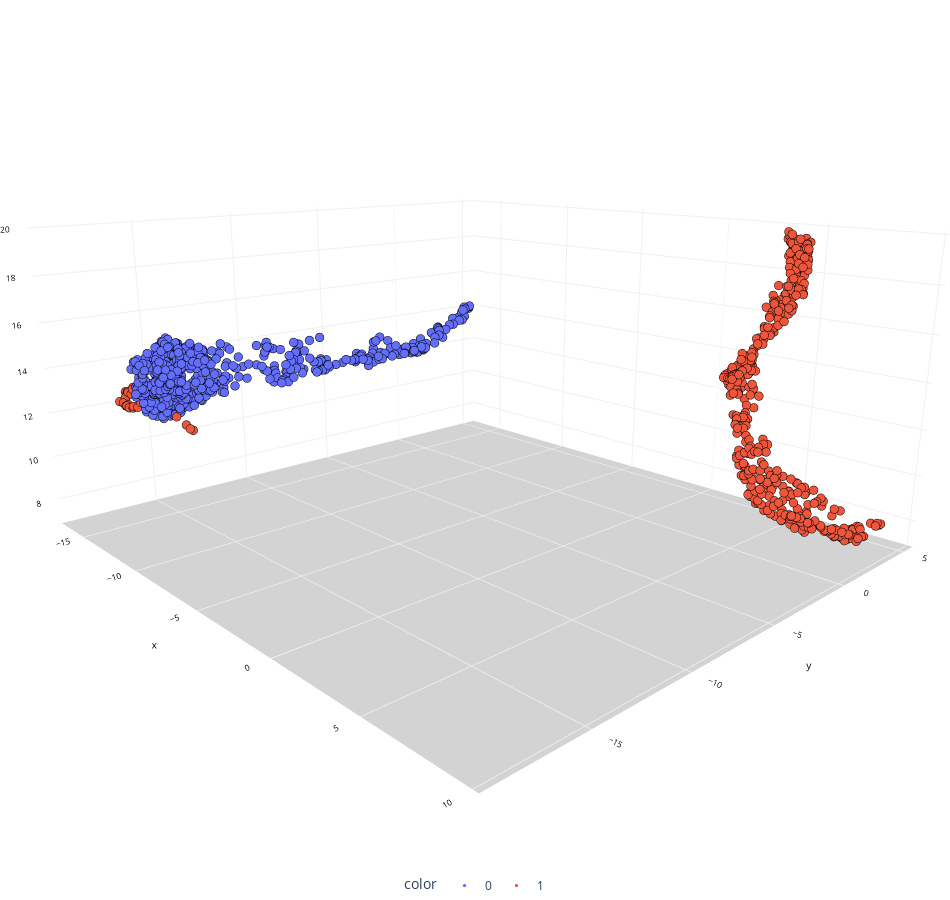
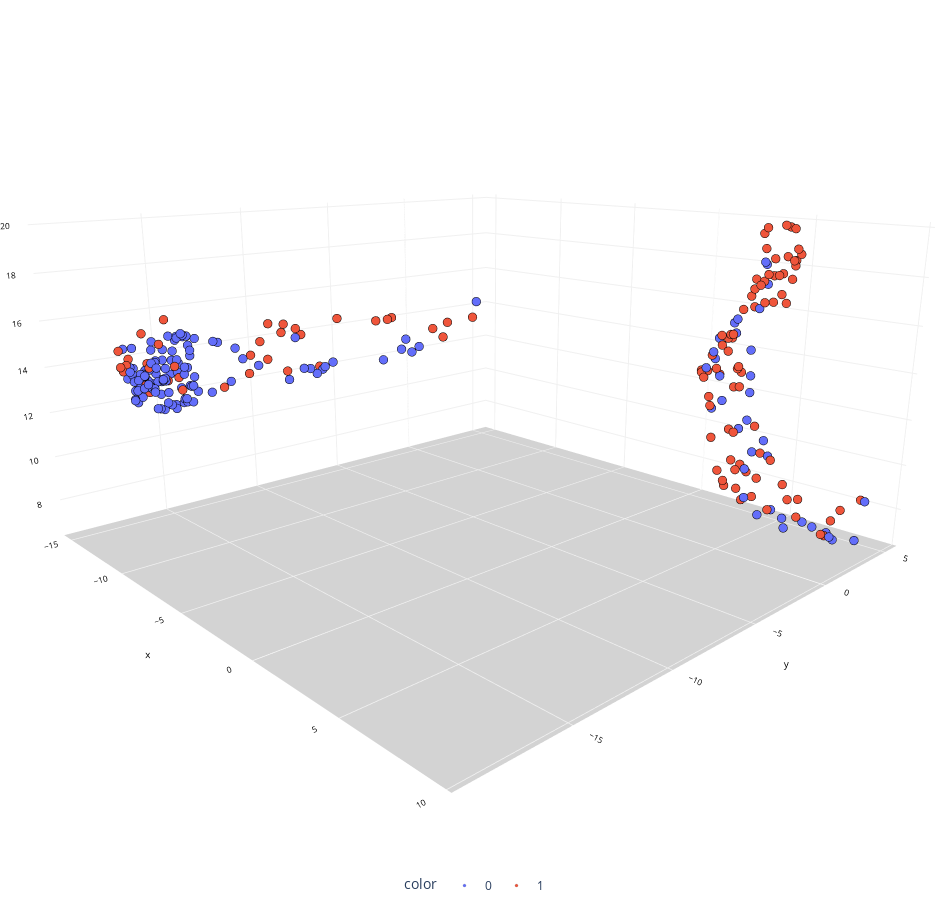

Notebook code cell kept with these figures, in order:
### Markdown cell above
### Plot 3d Reduction

### Code cell
chart(clinical_X_train_reduced_3d, clinical_y_train.values)
chart(clinical_X_test_reduced_3d, clinical_y_test.values)

### Figure 1 — Plotly figure (JSON) as saved in the notebook; plotly's stock layout.template omitted (floating-point values rounded to 4 significant figures; data arrays with more than 128 entries replaced by an {"elided": "..."} marker saying what was removed)
{"data": [{"hovertemplate": "color=0<br>x=%{x}<br>y=%{y}<br>z=%{z}<extra></extra>", "legendgroup": "0", "marker": {"color": "#636efa", "line": {"color": "black", "width": 0.1}, "size": 3, "symbol": "circle"}, "mode": "markers", "name": "0", "scene": "scene", "showlegend": true, "type": "scatter3d", "x": {"elided": "593 float values"}, "y": {"elided": "593 float values"}, "z": {"elided": "593 float values"}}, {"hovertemplate": "color=1<br>x=%{x}<br>y=%{y}<br>z=%{z}<extra></extra>", "legendgroup": "1", "marker": {"color": "#EF553B", "line": {"color": "black", "width": 0.1}, "size": 3, "symbol": "circle"}, "mode": "markers", "name": "1", "scene": "scene", "showlegend": true, "type": "scatter3d", "x": {"elided": "454 float values"}, "y": {"elided": "454 float values"}, "z": {"elided": "454 float values"}}], "layout": {"height": 900, "legend": {"orientation": "h", "title": {"text": "color"}, "tracegroupgap": 0, "x": 0.5, "xanchor": "center", "y": 0, "yanchor": "top"}, "margin": {"b": 0, "l": 0, "r": 0, "t": 0}, "scene": {"camera": {"center": {"x": 0, "y": 0, "z": -0.1}, "eye": {"x": 1.5, "y": -1.4, "z": 0.5}, "up": {"x": 0, "y": 0, "z": 1}}, "domain": {"x": [0, 1], "y": [0, 1]}, "xaxis": {"backgroundcolor": "white", "color": "black", "gridcolor": "#f0f0f0", "tickfont": {"size": 10}, "title": {"font": {"size": 10}, "text": "x"}}, "yaxis": {"backgroundcolor": "white", "color": "black", "gridcolor": "#f0f0f0", "tickfont": {"size": 10}, "title": {"font": {"size": 10}, "text": "y"}}, "zaxis": {"backgroundcolor": "lightgrey", "color": "black", "gridcolor": "#f0f0f0", "tickfont": {"size": 10}, "title": {"font": {"size": 10}, "text": "z"}}}, "showlegend": true, "title": {"text": "UMAP"}, "width": 950}}

### Figure 2 — Plotly figure (JSON) as saved in the notebook; plotly's stock layout.template omitted (floating-point values rounded to 4 significant figures; data arrays with more than 128 entries replaced by an {"elided": "..."} marker saying what was removed)
{"data": [{"hovertemplate": "color=0<br>x=%{x}<br>y=%{y}<br>z=%{z}<extra></extra>", "legendgroup": "0", "marker": {"color": "#636efa", "line": {"color": "black", "width": 0.1}, "size": 3, "symbol": "circle"}, "mode": "markers", "name": "0", "scene": "scene", "showlegend": true, "type": "scatter3d", "x": {"elided": "149 float values"}, "y": {"elided": "149 float values"}, "z": {"elided": "149 float values"}}, {"hovertemplate": "color=1<br>x=%{x}<br>y=%{y}<br>z=%{z}<extra></extra>", "legendgroup": "1", "marker": {"color": "#EF553B", "line": {"color": "black", "width": 0.1}, "size": 3, "symbol": "circle"}, "mode": "markers", "name": "1", "scene": "scene", "showlegend": true, "type": "scatter3d", "x": [4.336, -5.611, 4.843, -7.508, 5.186, -7.006, 7.239, 5.27, -11.27, 7.306, 9.203, 5.354, 4.506, 4.981, 3.971, 7.314, 6.975, 4.226, -6.75, 3.718, 3.579, -10.22, -7.373, 3.851, 4.591, 7.106, -5.589, 4.544, 5.126, 6.626, -6.658, 4.558, 4.489, 7.873, 7.68, 4.848, -6.677, -6.345, 6.823, 5.686, 8.247, 4.727, -10.49, 5.441, 4.171, -6.274, -10.01, 7.299, 6.443, -4.386, -10.05, 3.706, 4.958, 6.454, 5.485, -6.355, -9.981, -7.626, 4.617, 8.96, 6.663, 5.368, 4.733, 8.311, 4.402, 5.536, -14.43, 4.317, 5.366, -10.26, 5.528, 3.61, -13.16, 6.922, 7.915, -6.848, 5.34, -15.04, 4.668, 5.187, 3.573, 4.082, 5.142, -6.822, 3.411, 6.389, 7.209, 6.285, -3.926, 4.345, -4.226, 5.877, -6.714, 9.133, 3.746, -8.333, 5.61, 3.705, 4.883, 5.852, -10.95, 8.165, -4.918, 5.379, 5.277, -8.762, -7.338, -7.38, -11.25, 8.278, 7.34, -11.41, 4.348], "y": [4.84, -9.365, 2.289, -18.18, -0.3334, -16.41, -2.295, 1.994, -18.39, -0.8289, -0.9787, 0.4828, 0.6457, 4.702, 1.052, 0.0311, -2.338, 5.302, -13.65, 4.355, 0.663, -18.11, -14.95, 1.183, 2.946, -2.583, -9.161, 0.8925, -1.001, -2.139, -12.15, 2.095, 4.9, 1.411, 0.9207, 0.4823, -15.46, -14.13, -0.1668, 2.978, 2.935, 4.899, -16.99, 2.685, 0.06336, -11.47, -16.76, -2.539, -1.926, -7.916, -18.21, 0.2192, 4.778, -2.051, 3.66, -9.409, -19.2, -14.33, 0.6514, 2.304, -0.7164, 0.2206, 3.019, 4.341, 0.3296, 3.868, -15.06, 1.934, 0.3867, -19.12, 3.626, 4.269, -16.6, -0.5887, 0.02524, -13.69, 4.482, -15.68, 2.124, 0.2431, 0.2275, 4.556, -1.444, -14.42, 0.4527, -0.7769, -1.224, -2.237, -6.055, 2.724, -7.23, -2.202, -13.21, 4.44, 5.085, -18.81, 2.09, 4.366, 1.877, 2.292, -18.67, 3.388, -6.876, -1.675, 0.2905, -18.14, -12.56, -14.16, -16.01, -1.655, -2.038, -18.22, 4.762], "z": [17.7, 16.12, 17.5, 15.12, 15.11, 14.11, 10.21, 16.85, 14.58, 11.36, 9.937, 14.14, 15.42, 18.12, 15.0, 8.745, 12.46, 18.4, 14.37, 19.68, 13.88, 13.9, 15.11, 13.7, 17.58, 11.41, 16.17, 15.41, 14.49, 12.47, 14.36, 17.03, 19.73, 8.218, 9.059, 15.65, 14.56, 16.07, 10.04, 16.76, 7.138, 19.67, 16.39, 17.93, 14.74, 16.32, 14.04, 11.05, 10.04, 15.71, 16.03, 13.69, 18.34, 10.29, 17.68, 15.96, 14.83, 15.55, 15.6, 8.122, 10.4, 14.42, 17.87, 7.893, 15.57, 18.94, 12.87, 16.46, 13.54, 15.42, 18.47, 19.43, 14.09, 9.369, 9.99, 16.28, 18.66, 12.31, 17.34, 13.53, 13.88, 17.61, 13.4, 16.39, 13.92, 10.67, 12.53, 10.71, 16.03, 17.67, 15.91, 11.99, 16.06, 8.554, 18.28, 15.02, 16.9, 18.78, 16.65, 17.22, 14.42, 6.933, 15.14, 13.11, 14.31, 15.79, 15.64, 14.83, 13.17, 11.47, 9.699, 14.79, 19.8]}], "layout": {"height": 900, "legend": {"orientation": "h", "title": {"text": "color"}, "tracegroupgap": 0, "x": 0.5, "xanchor": "center", "y": 0, "yanchor": "top"}, "margin": {"b": 0, "l": 0, "r": 0, "t": 0}, "scene": {"camera": {"center": {"x": 0, "y": 0, "z": -0.1}, "eye": {"x": 1.5, "y": -1.4, "z": 0.5}, "up": {"x": 0, "y": 0, "z": 1}}, "domain": {"x": [0, 1], "y": [0, 1]}, "xaxis": {"backgroundcolor": "white", "color": "black", "gridcolor": "#f0f0f0", "tickfont": {"size": 10}, "title": {"font": {"size": 10}, "text": "x"}}, "yaxis": {"backgroundcolor": "white", "color": "black", "gridcolor": "#f0f0f0", "tickfont": {"size": 10}, "title": {"font": {"size": 10}, "text": "y"}}, "zaxis": {"backgroundcolor": "lightgrey", "color": "black", "gridcolor": "#f0f0f0", "tickfont": {"size": 10}, "title": {"font": {"size": 10}, "text": "z"}}}, "showlegend": true, "title": {"text": "UMAP"}, "width": 950}}
